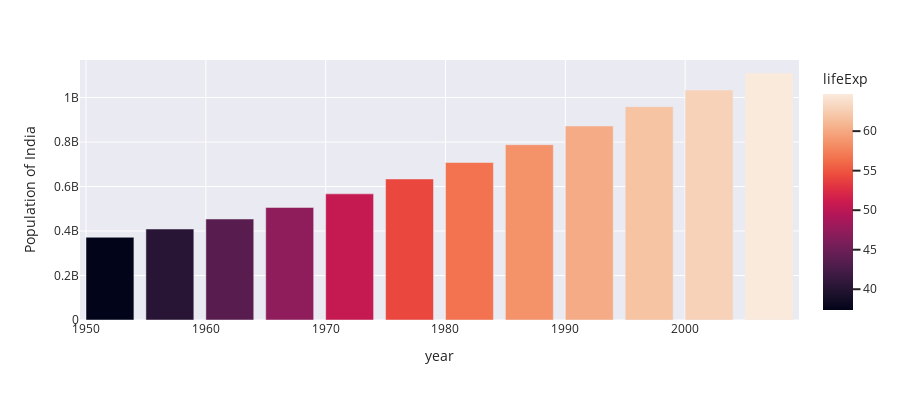

Notebook source saved alongside this figure:
### Code cell
# seaborn
fig = px.bar(India_data, x='year', y='pop', color='lifeExp', labels={'pop': 'Population of India'},
             height=400, template='seaborn')
fig.show()

### Figure 1 — Plotly figure (JSON) as saved in the notebook; plotly's stock layout.template omitted (floating-point values rounded to 4 significant figures)
{"data": [{"alignmentgroup": "True", "hovertemplate": "year=%{x}<br>Population of India=%{y}<br>lifeExp=%{marker.color}<extra></extra>", "legendgroup": "", "marker": {"color": [37.37, 40.25, 43.6, 47.19, 50.65, 54.21, 56.6, 58.55, 60.22, 61.77, 62.88, 64.7], "coloraxis": "coloraxis", "pattern": {"shape": ""}}, "name": "", "offsetgroup": "", "orientation": "v", "showlegend": false, "textposition": "auto", "type": "bar", "x": [1952, 1957, 1962, 1967, 1972, 1977, 1982, 1987, 1992, 1997, 2002, 2007], "xaxis": "x", "y": [372000000, 409000000, 454000000, 506000000, 567000000, 634000000, 708000000, 788000000, 872000000, 959000000, 1034172547, 1110396331], "yaxis": "y"}], "layout": {"barmode": "relative", "coloraxis": {"colorbar": {"title": {"text": "lifeExp"}}, "colorscale": [[0, "rgb(2,4,25)"], [0.0625, "rgb(24,15,41)"], [0.125, "rgb(47,23,57)"], [0.1875, "rgb(71,28,72)"], [0.25, "rgb(97,30,82)"], [0.3125, "rgb(123,30,89)"], [0.375, "rgb(150,27,91)"], [0.4375, "rgb(177,22,88)"], [0.5, "rgb(203,26,79)"], [0.5625, "rgb(223,47,67)"], [0.625, "rgb(236,76,61)"], [0.6875, "rgb(242,107,73)"], [0.75, "rgb(244,135,95)"], [0.8125, "rgb(245,162,122)"], [0.875, "rgb(246,188,153)"], [0.9375, "rgb(247,212,187)"], [1, "rgb(250,234,220)"]]}, "height": 400, "legend": {"tracegroupgap": 0}, "margin": {"t": 60}, "xaxis": {"anchor": "y", "domain": [0, 1], "title": {"text": "year"}}, "yaxis": {"anchor": "x", "domain": [0, 1], "title": {"text": "Population of India"}}}}
